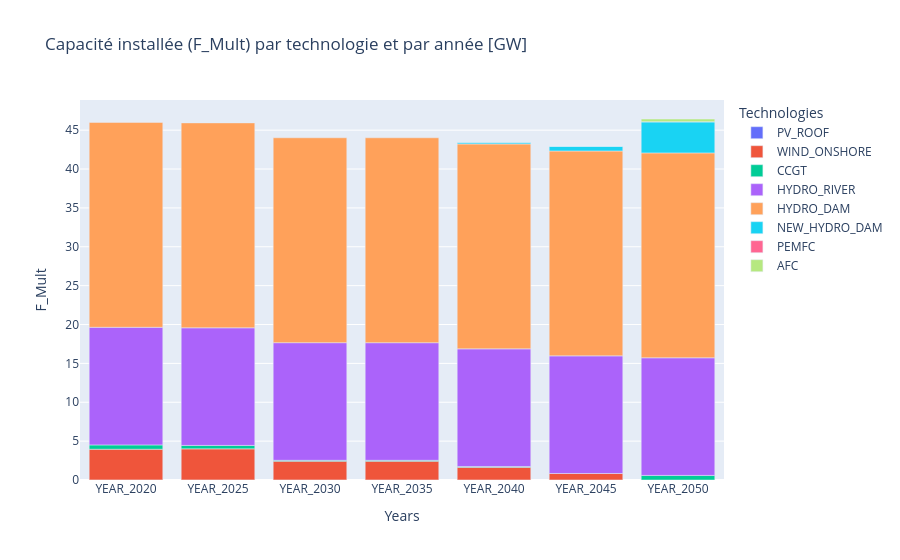

The cell this chart's notebook holds for it:
### Code cell
plot_elec_mult_positive(results_materials_relax_limit, elec_positive_relax_limit)

### Figure 1 — Plotly figure (JSON) as saved in the notebook; plotly's stock layout.template omitted (floating-point values rounded to 4 significant figures)
{"data": [{"hovertemplate": "Technologies=PV_ROOF<br>Years=%{x}<br>F_Mult=%{y}<extra></extra>", "legendgroup": "PV_ROOF", "marker": {"color": "#636efa", "pattern": {"shape": ""}}, "name": "PV_ROOF", "orientation": "v", "showlegend": true, "textposition": "auto", "type": "bar", "x": ["YEAR_2020", "YEAR_2025", "YEAR_2030", "YEAR_2035", "YEAR_2040", "YEAR_2045"], "xaxis": "x", "y": [0.0118, 0.0118, 0.00944, 0.00708, 0.00472, 0.00236], "yaxis": "y"}, {"hovertemplate": "Technologies=WIND_ONSHORE<br>Years=%{x}<br>F_Mult=%{y}<extra></extra>", "legendgroup": "WIND_ONSHORE", "marker": {"color": "#EF553B", "pattern": {"shape": ""}}, "name": "WIND_ONSHORE", "orientation": "v", "showlegend": true, "textposition": "auto", "type": "bar", "x": ["YEAR_2020", "YEAR_2025", "YEAR_2030", "YEAR_2035", "YEAR_2040", "YEAR_2045"], "xaxis": "x", "y": [3.946, 3.992, 2.414, 2.414, 1.624, 0.8352], "yaxis": "y"}, {"hovertemplate": "Technologies=CCGT<br>Years=%{x}<br>F_Mult=%{y}<extra></extra>", "legendgroup": "CCGT", "marker": {"color": "#00cc96", "pattern": {"shape": ""}}, "name": "CCGT", "orientation": "v", "showlegend": true, "textposition": "auto", "type": "bar", "x": ["YEAR_2020", "YEAR_2025", "YEAR_2030", "YEAR_2035", "YEAR_2040", "YEAR_2050"], "xaxis": "x", "y": [0.5557, 0.4446, 0.1111, 0.1111, 0.1111, 0.5902], "yaxis": "y"}, {"hovertemplate": "Technologies=HYDRO_RIVER<br>Years=%{x}<br>F_Mult=%{y}<extra></extra>", "legendgroup": "HYDRO_RIVER", "marker": {"color": "#ab63fa", "pattern": {"shape": ""}}, "name": "HYDRO_RIVER", "orientation": "v", "showlegend": true, "textposition": "auto", "type": "bar", "x": ["YEAR_2020", "YEAR_2025", "YEAR_2030", "YEAR_2035", "YEAR_2040", "YEAR_2045", "YEAR_2050"], "xaxis": "x", "y": [15.13, 15.13, 15.13, 15.13, 15.13, 15.13, 15.13], "yaxis": "y"}, {"hovertemplate": "Technologies=HYDRO_DAM<br>Years=%{x}<br>F_Mult=%{y}<extra></extra>", "legendgroup": "HYDRO_DAM", "marker": {"color": "#FFA15A", "pattern": {"shape": ""}}, "name": "HYDRO_DAM", "orientation": "v", "showlegend": true, "textposition": "auto", "type": "bar", "x": ["YEAR_2020", "YEAR_2025", "YEAR_2030", "YEAR_2035", "YEAR_2040", "YEAR_2045", "YEAR_2050"], "xaxis": "x", "y": [26.36, 26.36, 26.36, 26.36, 26.36, 26.36, 26.36], "yaxis": "y"}, {"hovertemplate": "Technologies=NEW_HYDRO_DAM<br>Years=%{x}<br>F_Mult=%{y}<extra></extra>", "legendgroup": "NEW_HYDRO_DAM", "marker": {"color": "#19d3f3", "pattern": {"shape": ""}}, "name": "NEW_HYDRO_DAM", "orientation": "v", "showlegend": true, "textposition": "auto", "type": "bar", "x": ["YEAR_2040", "YEAR_2045", "YEAR_2050"], "xaxis": "x", "y": [0.1385, 0.5955, 4.001], "yaxis": "y"}, {"hovertemplate": "Technologies=PEMFC<br>Years=%{x}<br>F_Mult=%{y}<extra></extra>", "legendgroup": "PEMFC", "marker": {"color": "#FF6692", "pattern": {"shape": ""}}, "name": "PEMFC", "orientation": "v", "showlegend": true, "textposition": "auto", "type": "bar", "x": ["YEAR_2045", "YEAR_2050"], "xaxis": "x", "y": [0.005337, 0.005337], "yaxis": "y"}, {"hovertemplate": "Technologies=AFC<br>Years=%{x}<br>F_Mult=%{y}<extra></extra>", "legendgroup": "AFC", "marker": {"color": "#B6E880", "pattern": {"shape": ""}}, "name": "AFC", "orientation": "v", "showlegend": true, "textposition": "auto", "type": "bar", "x": ["YEAR_2050"], "xaxis": "x", "y": [0.3528], "yaxis": "y"}], "layout": {"barmode": "relative", "legend": {"title": {"text": "Technologies"}, "tracegroupgap": 0}, "title": {"text": "Capacité installée (F_Mult) par technologie et par année [GW]"}, "xaxis": {"anchor": "y", "categoryarray": ["YEAR_2020", "YEAR_2025", "YEAR_2030", "YEAR_2035", "YEAR_2040", "YEAR_2045", "YEAR_2050"], "categoryorder": "array", "domain": [0, 1], "title": {"text": "Years"}}, "yaxis": {"anchor": "x", "domain": [0, 1], "title": {"text": "F_Mult"}}}}
